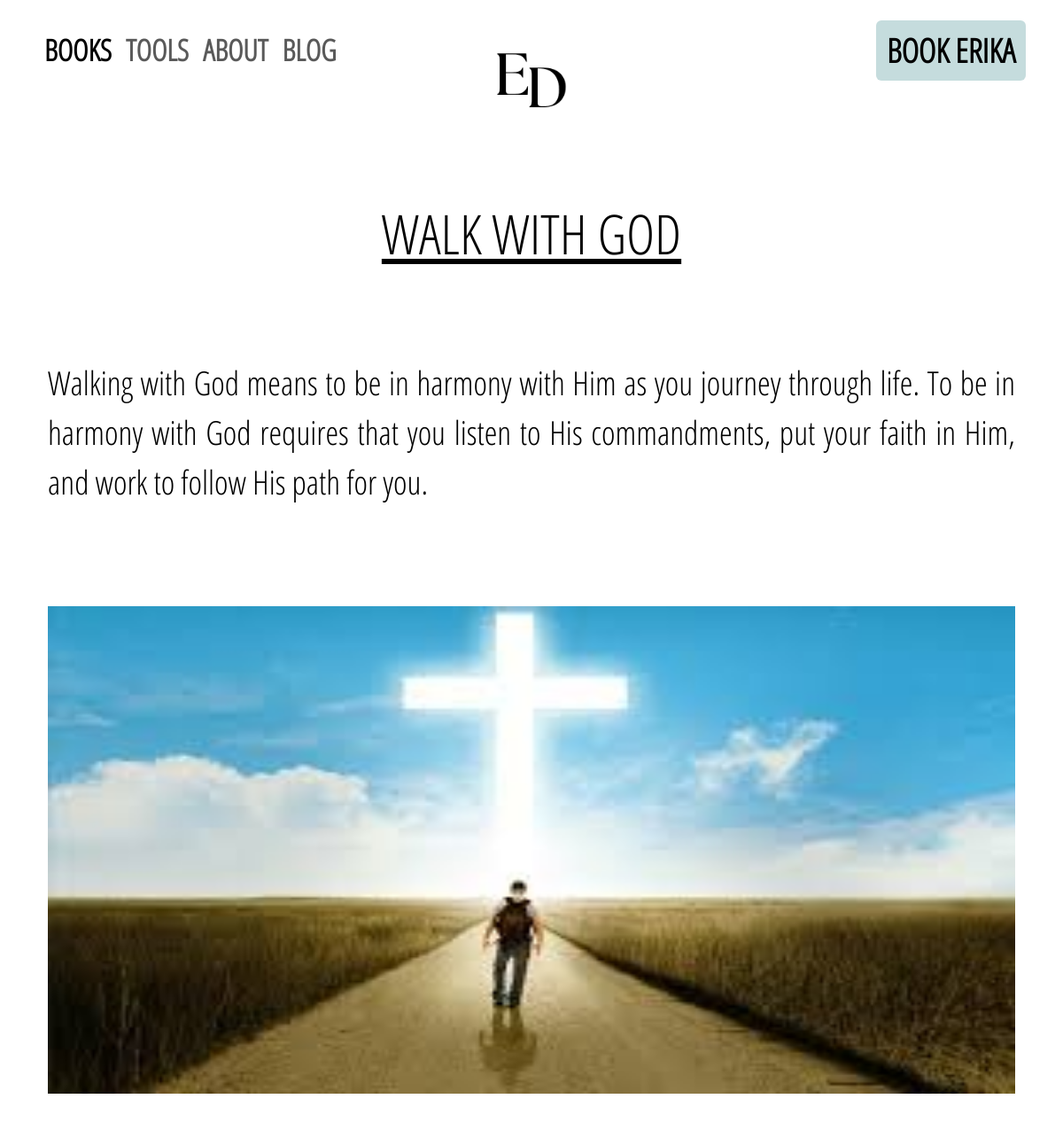
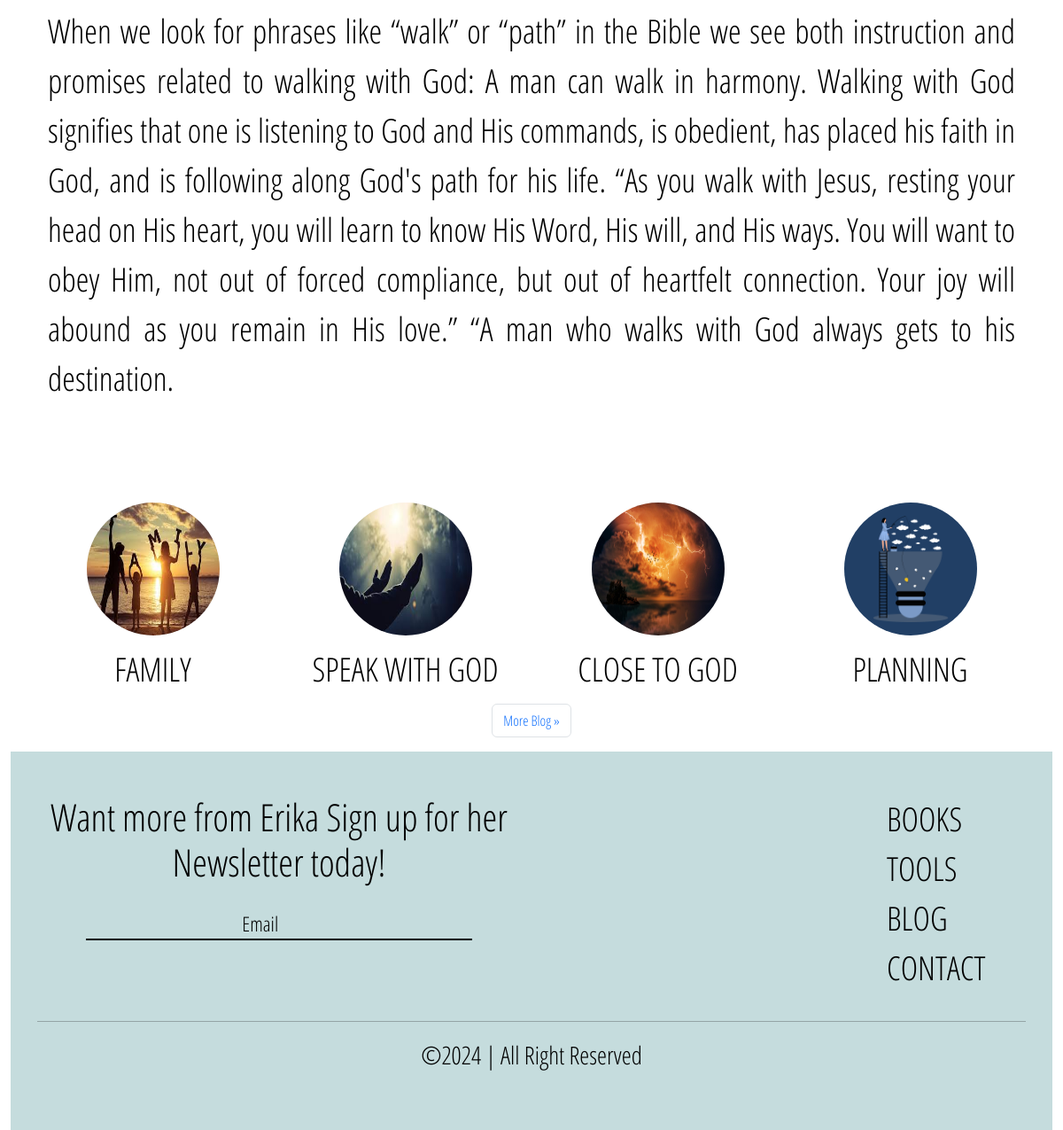
Screenshot of /Blog=showBlog/29 with the database file from the repository (2 pictures, top to bottom).
### ErikaApp/models.py (models this page shows, shortened)
class Blog(models.Model):
    blog_title = models.CharField(max_length=100)
    blog_intro = models.TextField()
    blog_body =models.TextField()
    image = models.ImageField(upload_to="Blog_media")

### ErikaApp/views.py (the view)
# urls.py: path('Blog=showBlog/<int:id>',views.showBlog,name='showblog'),
def showBlog(request,id):
    blog = Blog.objects.get(id=id)
    blog_content  = Blog.objects.all()
    get_blog_content = Paginator(blog_content,4)
    page_number = request.GET.get('page')
    obj_blog = get_blog_content.get_page(page_number)
    context ={
        'show_blog': blog,
        'blog_content':obj_blog
    }
    return render(request, 'main/showblog.html',context)

### ErikaApp/templates/main/showblog.html (shortened to what this page needs)
{% extends 'main/base.html' %}
{% load static %}
{% block link %}
<link rel="stylesheet" href="{% static 'css/blog.css' %}">
<link rel="stylesheet" href="{% static 'css/index.css' %}">
{% endblock link %}
{% block content %}
<div class="container-fluid">
    <div class="container text-center">
        <div class="wrapper">
            <div class='container py-5 ' >
                <div class="blog-body py-5">
                    <h1 class ='blog-tts title-font' > {{show_blog.blog_title | upper }} </h1>
                    <div class="paragraph">
                       <div class="intro py-5">
                        <p class="blog-introduction blog-blog py-5" > {{show_blog.blog_intro}} </p>
                       </div>
                        <div class="img-content-blog mb-5">
                            <img class="content-img" src="{{show_blog.image.url}}" alt="">
                        </div>
                        <div class="blog-body-text blog-blog">
                            <p> {{show_blog.blog_body}} <p id="reload"></p></p>
                        </div>
                    </div>
            </div>
        </div>
    </div>
</div>
<div class="container position-relative">
    <div class="wrapper position-relative bottom-0 start-50 translate-middle-x">
        <div class="row row-cols-2 row-cols-sm-3 row-cols-md-4">
            {% for i in blog_content reversed %}
            <div class="col blog">
                <a href="{% url 'showblog' i.id %}" class="blog-link" style="text-decoration: none;" >
                    <div class="text-center mb-2">
                        <img class="img-blog" src="{{i.image.url}}" alt="..">
                    </div>
                    <div class="blog-title text-center py-2">
                        <h5 style="font-size: 28pt;"> {{i.blog_title | upper}} </h5>
                    </div>
                </a>
            </div>
            {% endfor %}
        </div>
        <nav aria-label="Page navigation example">
            <ul class="pagination justify-content-center">
              {% if blog_content.has_next %}
              <li class="page-item">
                <a class="page-link" href="?page={{blog_content.next_page_number}} #reload" >More Blog &raquo;</a>
              </li>
              {% endif %}
            </ul>
          </nav>
    </div>
</div>
{% endblock content %}

### ErikaApp/static/css/index.css (style rules this page uses)
body { font-family: open sans condensed ; color: #000000; width: 100%; }
.img-blog { border-radius: 50%; height: 150px; width: 150px; }
.blog { cursor: pointer; }
.blog-link { color: #000000; }

### ErikaApp/static/css/blog.css (style rules this page uses)
.blog-blog { text-align: justify; font-size: 28pt !important; }
.img-blog { border-radius: 50%; height: 150px; width: 150px; }
.blog { cursor: pointer; }
.blog-tts { text-decoration: underline; text-underline-offset: 5px; font-size: 46.4pt; }
.blog-body { font-size: 28pt; font-family: Open Sans Condensed; }
.img-content-blog { width: 100%; height: 100%; }
.img-content-blog .content-img { width: 100% !important; height: 550px !important; }

### ErikaApp/templates/main/base.html (style rules this page uses)
body { font-family:'Open Sans Condensed'; }

### rows the page displays
Blog: blog_title "WALK WITH GOD", blog_intro "Walking with God means to be in harmony with Him as you journey through life. To be in harmony with God requires that you listen to His commandments, put your faith in Him, and work to follow His path for you.", image (picture), blog_body "When we look for phrases like “walk” or “path” in the Bible we see both instruction and promises related to walking with God: A man can walk in harmony. Walking with God signifies that one is listening to God and His commands, is obedient, has placed his faith in God, and is following along God's path for his life. “As you walk with Jesus, resting your head on His heart, you will learn to know His Word, His will, and His ways. You will want to obey Him, not out of forced compliance, but out of heartfelt connection. Your joy will abound as you remain in His love.” “A man who walks with God always gets to his destination."
Blog: image (picture), blog_title "FAMILY"
Blog: image (picture), blog_title "SPEAK WITH GOD"
Blog: image (picture), blog_title "CLOSE TO GOD"
Blog: image (picture), blog_title "PLANNING"
